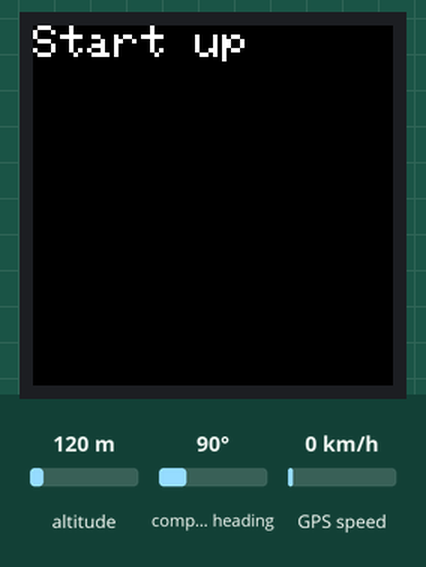
Recording of a sketch running on a simulated ESP32. Parts: 240×240 colour display. The test bench sets the inputs (shaded band); at power-on: altitude 120 m, compass heading 90°, GPS speed 0 km/h. The GPS gets a fix after 3 s at 37.7749, -122.4194 with 8 satellites; what the sketch prints to the serial monitor is not drawn.

Above: at 0.5 s.
At 3.5 s:
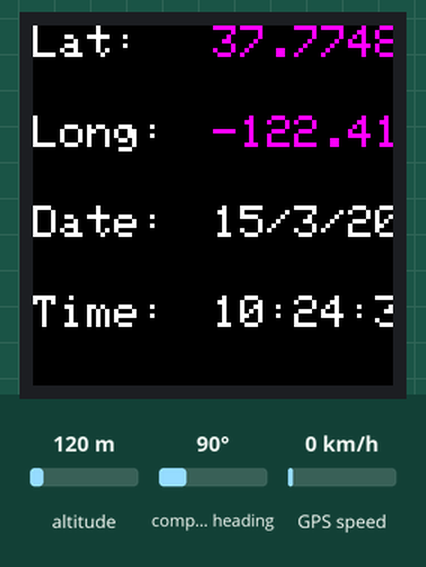
At 11.1 s:
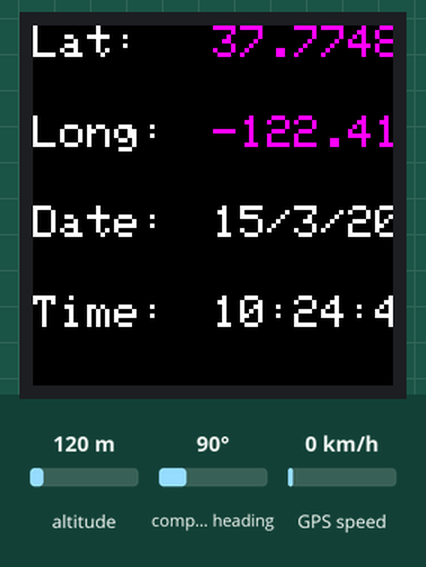
At 30.4 s:
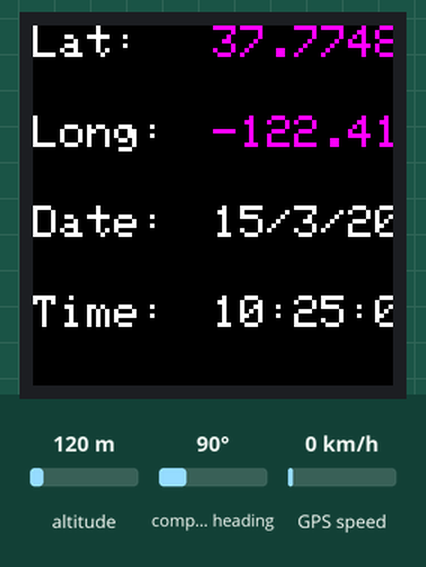

The sketch:

GPS_ESP32_Tracker_ST7789.ino
```cpp
//
// V0 OLED tft
//V1 SPI IPS 240x240 ST7789


#include <TinyGPS++.h>
#include <HardwareSerial.h>
#include <WiFi.h>
#include <Wire.h>
#include <Adafruit_GFX.h>
#include <Adafruit_ST7789.h> // Hardware-specific library for ST7789
#include <SPI.h>
//#include <BlynkSimpleEsp32.h>

#define TFT_CS        15
#define TFT_RST        4 // Or set to -1 and connect to Arduino RESET pin
#define TFT_DC         2

float latitude , longitude  ;
int   month , day , year , hour, minute, second, centisecond;
String  latitude_string , longitiude_string, month_string , day_string, year_string ;
String   hour_string, minute_string, second_string, centisecond_string;


// For 1.14", 1.3", 1.54", 1.69", and 2.0" TFT with ST7789:
Adafruit_ST7789 tft = Adafruit_ST7789(TFT_CS, TFT_DC, TFT_RST);
/*
const char *ssid =  "Your_SSID";
const char *pass =  "Your_Password";
char auth[] = "ec8EX0fnX1y78Oo6pO8lp8Of_AWUd***";

WidgetMap myMap(V0);
WiFiClient client;
*/
TinyGPSPlus gps;
HardwareSerial SerialGPS(2);

TinyGPSCustom satsInView(gps, "GPGSV", 3);         // $GPGSV sentence, third element

void setup()
{
  Serial.begin(115200);
  delay(100);

  // OR use this initializer (uncomment) if using a 1.3" or 1.54" 240x240 TFT:
  tft.init(240, 240);           // Init ST7789 240x240

  delay(100);
  tft.setRotation(3);
  tft.fillScreen(ST77XX_BLACK);
  tft.setTextSize(3);
  tft.setTextColor(ST77XX_WHITE);
  tft.setCursor(0, 0);
  tft.println("Start up ");
 /*
  WiFi.begin(ssid, pass);
  while (WiFi.status() != WL_CONNECTED)
  {
    delay(500);
    Serial.print(".");
  }
  Serial.println("");
  Serial.println("WiFi connected!");
*/


  SerialGPS.begin(9600, SERIAL_8N1, 16, 17); //GPS TX >ESP32 RX(16), GPS RX >ESP32 TX(17)
 // Blynk.begin(auth, ssid, pass);
 // Blynk.virtualWrite(V0, "clr");
}
void loop()
{
  while (SerialGPS.available() > 0) {
      // GPS connecxted
       /* Serial.println("Serial detected ");
          tft.fillScreen(ST77XX_BLACK);
          tft.setCursor(0, 10);
          tft.print("Serial detected ");

     delay(500);*/
    if (gps.encode(SerialGPS.read()))
    {
       /*   Serial.println("GPS query ");
           tft.fillScreen(ST77XX_BLACK);
          tft.setCursor(0, 10);
          tft.print("GPS query ");
     delay(500);*/
      if (gps.location.isValid())
      {
        latitude = gps.location.lat();
        latitude_string = String(latitude , 6);
        longitude = gps.location.lng();
        longitiude_string = String(longitude , 6);
        Serial.print("Latitude = ");
        Serial.println(latitude_string);
        Serial.print("Longitude = ");
        Serial.println(longitiude_string);

 tft.setTextWrap(false);
  tft.fillScreen(ST77XX_BLACK);
  tft.setTextSize(3);
  tft.setTextColor(ST77XX_WHITE);
  tft.setCursor(0, 0);
  tft.println("Lat: ");
  tft.setCursor(120, 0);
   tft.setTextColor(ST77XX_MAGENTA);
  tft.print(latitude_string);
   tft.setTextColor(ST77XX_WHITE);
  tft.setCursor(0, 60);
  tft.print("Long: ");
  tft.setCursor(120, 60);
   tft.setTextColor(ST77XX_MAGENTA);
  tft.print(longitiude_string);

   if (gps.date.isValid())
  {
    Serial.print(gps.date.month());
    Serial.print(F("/"));
    Serial.print(gps.date.day());
    Serial.print(F("/"));
    Serial.print(gps.date.year());
        month = gps.date.month();
        month_string = String(month);
        day = gps.date.day();
        day_string = String(day);
        year = gps.date.year();
        year_string = String(year);
     tft.setTextColor(ST77XX_WHITE);
     tft.setCursor(0, 120);
     tft.print("Date: ");
     tft.setCursor(120, 120);
     tft.print(day_string);
     tft.print(F("/"));
     tft.print(month_string);
     tft.print(F("/"));
     tft.print(year_string);
  }

   if (gps.time.isValid())
  {
    tft.setTextColor(ST77XX_WHITE);
    tft.setCursor(0, 180);
    tft.print("Time: ");
    tft.setCursor(120, 180);
    if (gps.time.hour() < 10)
          Serial.print(F("0")),
          tft.print(F("0"));
    Serial.print(gps.time.hour());
    Serial.print(F(":"));
    hour = gps.time.hour();
        hour_string = String(hour);
        tft.print(hour_string);
        tft.print(F(":"));
    if (gps.time.minute() < 10)
          Serial.print(F("0")),
          tft.print(F("0"));
    Serial.print(gps.time.minute());
    Serial.print(F(":"));
    minute = gps.time.minute();
        minute_string = String(minute);
        tft.print(minute_string);
        tft.print(F(":"));

    if (gps.time.second() < 10) Serial.print(F("0")), tft.print(F("0"));
    Serial.print(gps.time.second());
    Serial.print(F("."));
    second = gps.time.second();
        second_string = String(second);
        tft.print(second_string);
        tft.print(F("."));

    if (gps.time.centisecond() < 10) Serial.print(F("0")), tft.print(F("0"));
    Serial.print(gps.time.centisecond());
    centisecond = gps.time.centisecond();
        centisecond_string = String(centisecond);
        tft.print(centisecond_string);
   }

       // Blynk.virtualWrite(V0, 1, latitude, longitude, "Location");
      //  tft.tft();
      }
     delay(1000);
     Serial.println();
    }
  }
 // Blynk.run();
}
```

Measured:
- what the display in image 0 shows lasts 3.1 s, from 0.4 s to 3.5 s
- what the display in image 1 shows lasts 7.5 s, from 3.5 s to 11.0 s
- what the display in image 2 shows lasts 9.7 s, from 11.0 s to 20.7 s
